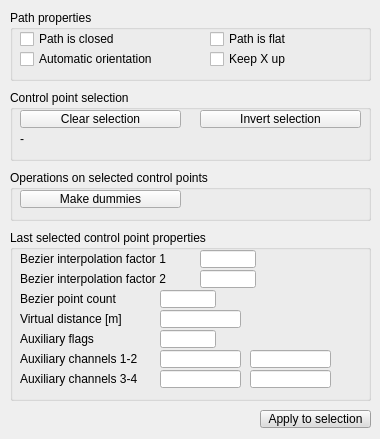
<?xml version="1.0" encoding="UTF-8"?>
<ui version="4.0">
 <class>CQDlgPathEdit</class>
 <widget class="QDialog" name="CQDlgPathEdit">
  <property name="geometry">
   <rect>
    <x>0</x>
    <y>0</y>
    <width>380</width>
    <height>439</height>
   </rect>
  </property>
  <property name="windowTitle">
   <string>Path edition</string>
  </property>
  <property name="locale">
   <locale language="English" country="UnitedStates"/>
  </property>
  <widget class="QGroupBox" name="groupBox">
   <property name="geometry">
    <rect>
     <x>10</x>
     <y>10</y>
     <width>361</width>
     <height>71</height>
    </rect>
   </property>
   <property name="title">
    <string>Path properties</string>
   </property>
   <property name="flat">
    <bool>false</bool>
   </property>
   <widget class="QCheckBox" name="qqClosed">
    <property name="geometry">
     <rect>
      <x>10</x>
      <y>20</y>
      <width>161</width>
      <height>18</height>
     </rect>
    </property>
    <property name="focusPolicy">
     <enum>Qt::StrongFocus</enum>
    </property>
    <property name="text">
     <string>Path is closed</string>
    </property>
   </widget>
   <widget class="QCheckBox" name="qqFlat">
    <property name="geometry">
     <rect>
      <x>200</x>
      <y>20</y>
      <width>161</width>
      <height>18</height>
     </rect>
    </property>
    <property name="focusPolicy">
     <enum>Qt::StrongFocus</enum>
    </property>
    <property name="text">
     <string>Path is flat</string>
    </property>
   </widget>
   <widget class="QCheckBox" name="qqKeepXup">
    <property name="geometry">
     <rect>
      <x>200</x>
      <y>40</y>
      <width>161</width>
      <height>18</height>
     </rect>
    </property>
    <property name="focusPolicy">
     <enum>Qt::StrongFocus</enum>
    </property>
    <property name="text">
     <string>Keep X up</string>
    </property>
   </widget>
   <widget class="QCheckBox" name="qqAutomaticOrientation">
    <property name="geometry">
     <rect>
      <x>10</x>
      <y>40</y>
      <width>161</width>
      <height>18</height>
     </rect>
    </property>
    <property name="focusPolicy">
     <enum>Qt::StrongFocus</enum>
    </property>
    <property name="text">
     <string>Automatic orientation</string>
    </property>
   </widget>
  </widget>
  <widget class="QGroupBox" name="groupBox_2">
   <property name="geometry">
    <rect>
     <x>10</x>
     <y>230</y>
     <width>361</width>
     <height>171</height>
    </rect>
   </property>
   <property name="title">
    <string>Last selected control point properties</string>
   </property>
   <property name="flat">
    <bool>false</bool>
   </property>
   <widget class="QLineEdit" name="qqFactor1">
    <property name="geometry">
     <rect>
      <x>190</x>
      <y>20</y>
      <width>56</width>
      <height>18</height>
     </rect>
    </property>
   </widget>
   <widget class="QLabel" name="label">
    <property name="geometry">
     <rect>
      <x>10</x>
      <y>20</y>
      <width>181</width>
      <height>18</height>
     </rect>
    </property>
    <property name="text">
     <string>Bezier interpolation factor 1</string>
    </property>
   </widget>
   <widget class="QLabel" name="label_2">
    <property name="geometry">
     <rect>
      <x>10</x>
      <y>40</y>
      <width>181</width>
      <height>18</height>
     </rect>
    </property>
    <property name="text">
     <string>Bezier interpolation factor 2</string>
    </property>
   </widget>
   <widget class="QLineEdit" name="qqFactor2">
    <property name="geometry">
     <rect>
      <x>190</x>
      <y>40</y>
      <width>56</width>
      <height>18</height>
     </rect>
    </property>
   </widget>
   <widget class="QLineEdit" name="qqPointCount">
    <property name="geometry">
     <rect>
      <x>150</x>
      <y>60</y>
      <width>56</width>
      <height>18</height>
     </rect>
    </property>
   </widget>
   <widget class="QLabel" name="label_3">
    <property name="geometry">
     <rect>
      <x>10</x>
      <y>60</y>
      <width>141</width>
      <height>18</height>
     </rect>
    </property>
    <property name="text">
     <string>Bezier point count</string>
    </property>
   </widget>
   <widget class="QLineEdit" name="qqVirtualDistance">
    <property name="geometry">
     <rect>
      <x>150</x>
      <y>80</y>
      <width>81</width>
      <height>18</height>
     </rect>
    </property>
   </widget>
   <widget class="QLabel" name="label_5">
    <property name="geometry">
     <rect>
      <x>10</x>
      <y>80</y>
      <width>141</width>
      <height>18</height>
     </rect>
    </property>
    <property name="text">
     <string>Virtual distance [m]</string>
    </property>
   </widget>
   <widget class="QLineEdit" name="qqAuxFlags">
    <property name="geometry">
     <rect>
      <x>150</x>
      <y>100</y>
      <width>56</width>
      <height>18</height>
     </rect>
    </property>
   </widget>
   <widget class="QLabel" name="label_6">
    <property name="geometry">
     <rect>
      <x>10</x>
      <y>100</y>
      <width>141</width>
      <height>18</height>
     </rect>
    </property>
    <property name="text">
     <string>Auxiliary flags</string>
    </property>
   </widget>
   <widget class="QLabel" name="label_7">
    <property name="geometry">
     <rect>
      <x>10</x>
      <y>120</y>
      <width>141</width>
      <height>18</height>
     </rect>
    </property>
    <property name="text">
     <string>Auxiliary channels 1-2</string>
    </property>
   </widget>
   <widget class="QLineEdit" name="qqAuxChannel1">
    <property name="geometry">
     <rect>
      <x>150</x>
      <y>120</y>
      <width>81</width>
      <height>18</height>
     </rect>
    </property>
   </widget>
   <widget class="QLineEdit" name="qqAuxChannel2">
    <property name="geometry">
     <rect>
      <x>240</x>
      <y>120</y>
      <width>81</width>
      <height>18</height>
     </rect>
    </property>
   </widget>
   <widget class="QLineEdit" name="qqAuxChannel3">
    <property name="geometry">
     <rect>
      <x>150</x>
      <y>140</y>
      <width>81</width>
      <height>18</height>
     </rect>
    </property>
   </widget>
   <widget class="QLineEdit" name="qqAuxChannel4">
    <property name="geometry">
     <rect>
      <x>240</x>
      <y>140</y>
      <width>81</width>
      <height>18</height>
     </rect>
    </property>
   </widget>
   <widget class="QLabel" name="label_8">
    <property name="geometry">
     <rect>
      <x>10</x>
      <y>140</y>
      <width>141</width>
      <height>18</height>
     </rect>
    </property>
    <property name="text">
     <string>Auxiliary channels 3-4</string>
    </property>
   </widget>
  </widget>
  <widget class="QGroupBox" name="groupBox_5">
   <property name="geometry">
    <rect>
     <x>10</x>
     <y>90</y>
     <width>361</width>
     <height>71</height>
    </rect>
   </property>
   <property name="title">
    <string>Control point selection</string>
   </property>
   <property name="flat">
    <bool>false</bool>
   </property>
   <widget class="QToolButton" name="qqClearSelection">
    <property name="geometry">
     <rect>
      <x>10</x>
      <y>20</y>
      <width>161</width>
      <height>18</height>
     </rect>
    </property>
    <property name="focusPolicy">
     <enum>Qt::StrongFocus</enum>
    </property>
    <property name="text">
     <string>Clear selection</string>
    </property>
   </widget>
   <widget class="QToolButton" name="qqInvertSelection">
    <property name="geometry">
     <rect>
      <x>190</x>
      <y>20</y>
      <width>161</width>
      <height>18</height>
     </rect>
    </property>
    <property name="focusPolicy">
     <enum>Qt::StrongFocus</enum>
    </property>
    <property name="text">
     <string>Invert selection</string>
    </property>
   </widget>
   <widget class="QLabel" name="qqInfo">
    <property name="geometry">
     <rect>
      <x>10</x>
      <y>40</y>
      <width>341</width>
      <height>18</height>
     </rect>
    </property>
    <property name="text">
     <string>-</string>
    </property>
   </widget>
  </widget>
  <widget class="QGroupBox" name="groupBox_6">
   <property name="geometry">
    <rect>
     <x>10</x>
     <y>170</y>
     <width>361</width>
     <height>51</height>
    </rect>
   </property>
   <property name="title">
    <string>Operations on selected control points</string>
   </property>
   <property name="flat">
    <bool>false</bool>
   </property>
   <widget class="QToolButton" name="qqMakeDummies">
    <property name="geometry">
     <rect>
      <x>10</x>
      <y>20</y>
      <width>161</width>
      <height>18</height>
     </rect>
    </property>
    <property name="focusPolicy">
     <enum>Qt::StrongFocus</enum>
    </property>
    <property name="text">
     <string>Make dummies</string>
    </property>
   </widget>
  </widget>
  <widget class="QToolButton" name="qqApply">
   <property name="geometry">
    <rect>
     <x>260</x>
     <y>410</y>
     <width>111</width>
     <height>18</height>
    </rect>
   </property>
   <property name="palette">
    <palette>
     <active>
      <colorrole role="WindowText">
       <brush brushstyle="SolidPattern">
        <color alpha="255">
         <red>0</red>
         <green>0</green>
         <blue>0</blue>
        </color>
       </brush>
      </colorrole>
      <colorrole role="Button">
       <brush brushstyle="SolidPattern">
        <color alpha="255">
         <red>220</red>
         <green>220</green>
         <blue>220</blue>
        </color>
       </brush>
      </colorrole>
      <colorrole role="Light">
       <brush brushstyle="SolidPattern">
        <color alpha="255">
         <red>255</red>
         <green>255</green>
         <blue>255</blue>
        </color>
       </brush>
      </colorrole>
      <colorrole role="Midlight">
       <brush brushstyle="SolidPattern">
        <color alpha="255">
         <red>237</red>
         <green>237</green>
         <blue>237</blue>
        </color>
       </brush>
      </colorrole>
      <colorrole role="Dark">
       <brush brushstyle="SolidPattern">
        <color alpha="255">
         <red>110</red>
         <green>110</green>
         <blue>110</blue>
        </color>
       </brush>
      </colorrole>
      <colorrole role="Mid">
       <brush brushstyle="SolidPattern">
        <color alpha="255">
         <red>147</red>
         <green>147</green>
         <blue>147</blue>
        </color>
       </brush>
      </colorrole>
      <colorrole role="Text">
       <brush brushstyle="SolidPattern">
        <color alpha="255">
         <red>0</red>
         <green>0</green>
         <blue>0</blue>
        </color>
       </brush>
      </colorrole>
      <colorrole role="BrightText">
       <brush brushstyle="SolidPattern">
        <color alpha="255">
         <red>255</red>
         <green>255</green>
         <blue>255</blue>
        </color>
       </brush>
      </colorrole>
      <colorrole role="ButtonText">
       <brush brushstyle="SolidPattern">
        <color alpha="255">
         <red>0</red>
         <green>0</green>
         <blue>0</blue>
        </color>
       </brush>
      </colorrole>
      <colorrole role="Base">
       <brush brushstyle="SolidPattern">
        <color alpha="255">
         <red>255</red>
         <green>255</green>
         <blue>255</blue>
        </color>
       </brush>
      </colorrole>
      <colorrole role="Window">
       <brush brushstyle="SolidPattern">
        <color alpha="255">
         <red>220</red>
         <green>220</green>
         <blue>220</blue>
        </color>
       </brush>
      </colorrole>
      <colorrole role="Shadow">
       <brush brushstyle="SolidPattern">
        <color alpha="255">
         <red>0</red>
         <green>0</green>
         <blue>0</blue>
        </color>
       </brush>
      </colorrole>
      <colorrole role="AlternateBase">
       <brush brushstyle="SolidPattern">
        <color alpha="255">
         <red>237</red>
         <green>237</green>
         <blue>237</blue>
        </color>
       </brush>
      </colorrole>
      <colorrole role="ToolTipBase">
       <brush brushstyle="SolidPattern">
        <color alpha="255">
         <red>255</red>
         <green>255</green>
         <blue>220</blue>
        </color>
       </brush>
      </colorrole>
      <colorrole role="ToolTipText">
       <brush brushstyle="SolidPattern">
        <color alpha="255">
         <red>0</red>
         <green>0</green>
         <blue>0</blue>
        </color>
       </brush>
      </colorrole>
     </active>
     <inactive>
      <colorrole role="WindowText">
       <brush brushstyle="SolidPattern">
        <color alpha="255">
         <red>0</red>
         <green>0</green>
         <blue>0</blue>
        </color>
       </brush>
      </colorrole>
      <colorrole role="Button">
       <brush brushstyle="SolidPattern">
        <color alpha="255">
         <red>220</red>
         <green>220</green>
         <blue>220</blue>
        </color>
       </brush>
      </colorrole>
      <colorrole role="Light">
       <brush brushstyle="SolidPattern">
        <color alpha="255">
         <red>255</red>
         <green>255</green>
         <blue>255</blue>
        </color>
       </brush>
      </colorrole>
      <colorrole role="Midlight">
       <brush brushstyle="SolidPattern">
        <color alpha="255">
         <red>237</red>
         <green>237</green>
         <blue>237</blue>
        </color>
       </brush>
      </colorrole>
      <colorrole role="Dark">
       <brush brushstyle="SolidPattern">
        <color alpha="255">
         <red>110</red>
         <green>110</green>
         <blue>110</blue>
        </color>
       </brush>
      </colorrole>
      <colorrole role="Mid">
       <brush brushstyle="SolidPattern">
        <color alpha="255">
         <red>147</red>
         <green>147</green>
         <blue>147</blue>
        </color>
       </brush>
      </colorrole>
      <colorrole role="Text">
       <brush brushstyle="SolidPattern">
        <color alpha="255">
         <red>0</red>
         <green>0</green>
         <blue>0</blue>
        </color>
       </brush>
      </colorrole>
      <colorrole role="BrightText">
       <brush brushstyle="SolidPattern">
        <color alpha="255">
         <red>255</red>
         <green>255</green>
         <blue>255</blue>
        </color>
       </brush>
      </colorrole>
      <colorrole role="ButtonText">
       <brush brushstyle="SolidPattern">
        <color alpha="255">
         <red>0</red>
         <green>0</green>
         <blue>0</blue>
        </color>
       </brush>
      </colorrole>
      <colorrole role="Base">
       <brush brushstyle="SolidPattern">
        <color alpha="255">
         <red>255</red>
         <green>255</green>
         <blue>255</blue>
        </color>
       </brush>
      </colorrole>
      <colorrole role="Window">
       <brush brushstyle="SolidPattern">
        <color alpha="255">
         <red>220</red>
         <green>220</green>
         <blue>220</blue>
        </color>
       </brush>
      </colorrole>
      <colorrole role="Shadow">
       <brush brushstyle="SolidPattern">
        <color alpha="255">
         <red>0</red>
         <green>0</green>
         <blue>0</blue>
        </color>
       </brush>
      </colorrole>
      <colorrole role="AlternateBase">
       <brush brushstyle="SolidPattern">
        <color alpha="255">
         <red>237</red>
         <green>237</green>
         <blue>237</blue>
        </color>
       </brush>
      </colorrole>
      <colorrole role="ToolTipBase">
       <brush brushstyle="SolidPattern">
        <color alpha="255">
         <red>255</red>
         <green>255</green>
         <blue>220</blue>
        </color>
       </brush>
      </colorrole>
      <colorrole role="ToolTipText">
       <brush brushstyle="SolidPattern">
        <color alpha="255">
         <red>0</red>
         <green>0</green>
         <blue>0</blue>
        </color>
       </brush>
      </colorrole>
     </inactive>
     <disabled>
      <colorrole role="WindowText">
       <brush brushstyle="SolidPattern">
        <color alpha="255">
         <red>110</red>
         <green>110</green>
         <blue>110</blue>
        </color>
       </brush>
      </colorrole>
      <colorrole role="Button">
       <brush brushstyle="SolidPattern">
        <color alpha="255">
         <red>220</red>
         <green>220</green>
         <blue>220</blue>
        </color>
       </brush>
      </colorrole>
      <colorrole role="Light">
       <brush brushstyle="SolidPattern">
        <color alpha="255">
         <red>255</red>
         <green>255</green>
         <blue>255</blue>
        </color>
       </brush>
      </colorrole>
      <colorrole role="Midlight">
       <brush brushstyle="SolidPattern">
        <color alpha="255">
         <red>237</red>
         <green>237</green>
         <blue>237</blue>
        </color>
       </brush>
      </colorrole>
      <colorrole role="Dark">
       <brush brushstyle="SolidPattern">
        <color alpha="255">
         <red>110</red>
         <green>110</green>
         <blue>110</blue>
        </color>
       </brush>
      </colorrole>
      <colorrole role="Mid">
       <brush brushstyle="SolidPattern">
        <color alpha="255">
         <red>147</red>
         <green>147</green>
         <blue>147</blue>
        </color>
       </brush>
      </colorrole>
      <colorrole role="Text">
       <brush brushstyle="SolidPattern">
        <color alpha="255">
         <red>110</red>
         <green>110</green>
         <blue>110</blue>
        </color>
       </brush>
      </colorrole>
      <colorrole role="BrightText">
       <brush brushstyle="SolidPattern">
        <color alpha="255">
         <red>255</red>
         <green>255</green>
         <blue>255</blue>
        </color>
       </brush>
      </colorrole>
      <colorrole role="ButtonText">
       <brush brushstyle="SolidPattern">
        <color alpha="255">
         <red>110</red>
         <green>110</green>
         <blue>110</blue>
        </color>
       </brush>
      </colorrole>
      <colorrole role="Base">
       <brush brushstyle="SolidPattern">
        <color alpha="255">
         <red>220</red>
         <green>220</green>
         <blue>220</blue>
        </color>
       </brush>
      </colorrole>
      <colorrole role="Window">
       <brush brushstyle="SolidPattern">
        <color alpha="255">
         <red>220</red>
         <green>220</green>
         <blue>220</blue>
        </color>
       </brush>
      </colorrole>
      <colorrole role="Shadow">
       <brush brushstyle="SolidPattern">
        <color alpha="255">
         <red>0</red>
         <green>0</green>
         <blue>0</blue>
        </color>
       </brush>
      </colorrole>
      <colorrole role="AlternateBase">
       <brush brushstyle="SolidPattern">
        <color alpha="255">
         <red>220</red>
         <green>220</green>
         <blue>220</blue>
        </color>
       </brush>
      </colorrole>
      <colorrole role="ToolTipBase">
       <brush brushstyle="SolidPattern">
        <color alpha="255">
         <red>255</red>
         <green>255</green>
         <blue>220</blue>
        </color>
       </brush>
      </colorrole>
      <colorrole role="ToolTipText">
       <brush brushstyle="SolidPattern">
        <color alpha="255">
         <red>0</red>
         <green>0</green>
         <blue>0</blue>
        </color>
       </brush>
      </colorrole>
     </disabled>
    </palette>
   </property>
   <property name="focusPolicy">
    <enum>Qt::StrongFocus</enum>
   </property>
   <property name="text">
    <string>Apply to selection</string>
   </property>
  </widget>
 </widget>
 <tabstops>
  <tabstop>qqClosed</tabstop>
  <tabstop>qqFlat</tabstop>
  <tabstop>qqAutomaticOrientation</tabstop>
  <tabstop>qqKeepXup</tabstop>
  <tabstop>qqClearSelection</tabstop>
  <tabstop>qqInvertSelection</tabstop>
  <tabstop>qqMakeDummies</tabstop>
  <tabstop>qqFactor1</tabstop>
  <tabstop>qqFactor2</tabstop>
  <tabstop>qqPointCount</tabstop>
  <tabstop>qqVirtualDistance</tabstop>
  <tabstop>qqAuxFlags</tabstop>
  <tabstop>qqAuxChannel1</tabstop>
  <tabstop>qqAuxChannel2</tabstop>
  <tabstop>qqAuxChannel3</tabstop>
  <tabstop>qqAuxChannel4</tabstop>
  <tabstop>qqApply</tabstop>
 </tabstops>
 <resources/>
 <connections/>
</ui>
